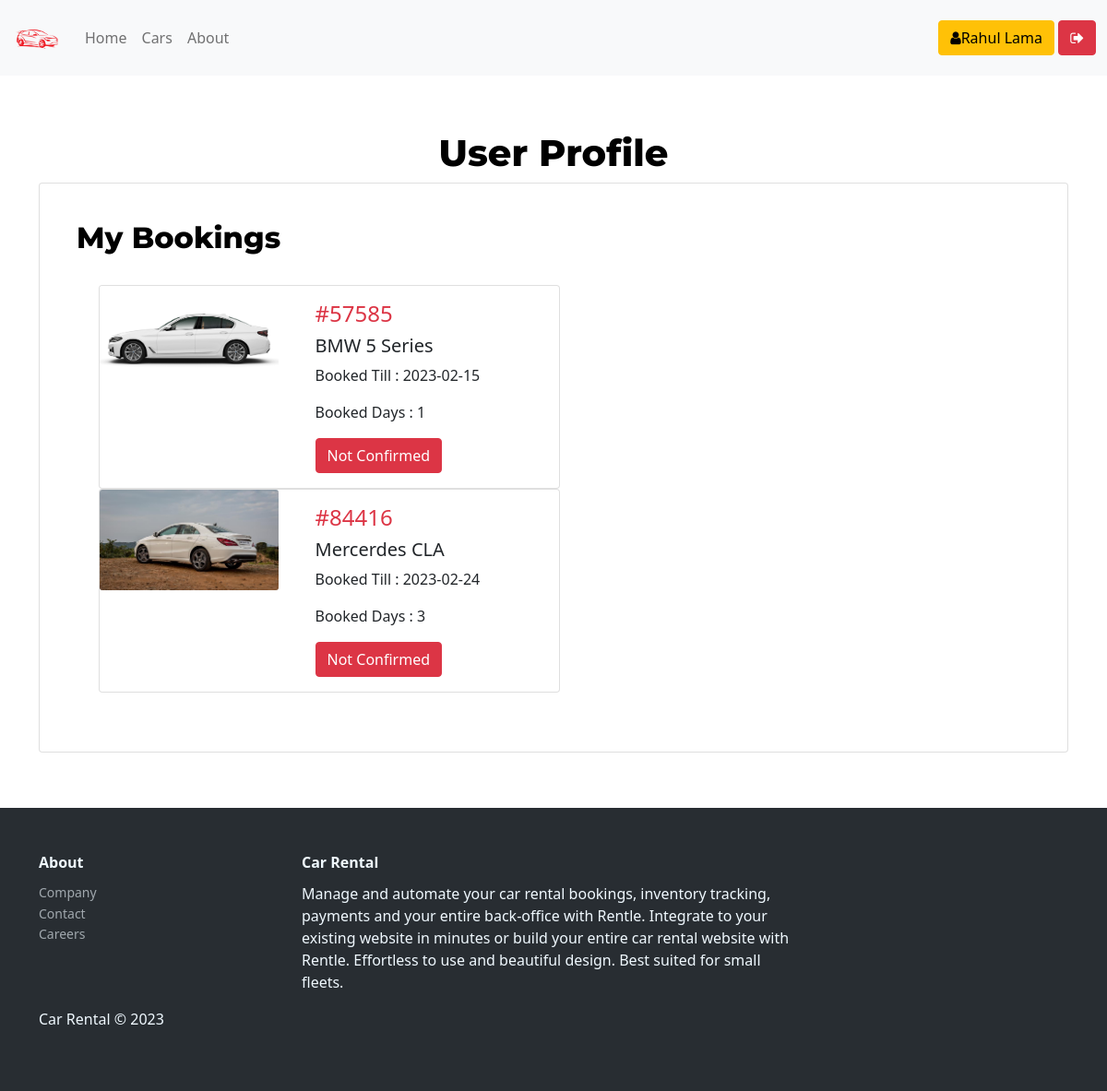
Page /user-bookings.php (signed in) on the committed database.
### tables this page shows
CREATE TABLE `users` (
  `id` int(11) NOT NULL,
  `Name` varchar(60) NOT NULL,
  `Email` varchar(120) NOT NULL,
  `Password` varchar(100) NOT NULL
);

CREATE TABLE `userbookings` (
  `id` int(11) NOT NULL,
  `BookingNumber` int(11) DEFAULT NULL,
  `email` varchar(140) DEFAULT NULL,
  `VehicleID` int(11) DEFAULT NULL,
  `TotalDays` int(11) DEFAULT NULL,
  `BookingDate` varchar(80) DEFAULT NULL,
  `BookingStatus` int(11) DEFAULT NULL
);

CREATE TABLE `cars` (
  `id` int(11) NOT NULL,
  `CarName` varchar(140) DEFAULT NULL,
  `CarOverview` longtext DEFAULT NULL,
  `CarPrice` int(11) DEFAULT NULL,
  `FuelType` varchar(100) DEFAULT NULL,
  `SeatingCapacity` int(11) DEFAULT NULL,
  `Image1` varchar(140) DEFAULT NULL,
  `Image2` varchar(140) DEFAULT NULL,
  `Image3` varchar(140) DEFAULT NULL
);

### user-bookings.php (the view, shortened to what this page needs)
<?php
include('includes/config.php');
?>
<!DOCTYPE HTML>
<html lang="en">
<head>
<link rel="stylesheet" href="utils/css/bootstrap.min.css" type="text/css">
<link rel="stylesheet" href="css/styling.css" type="text/css">
<link href="https://cdnjs.cloudflare.com/ajax/libs/font-awesome/4.7.0/css/font-awesome.min.css" rel="stylesheet">
</head>
<body>
<?php include('header.php');?>
<div class="container">
    <div class="text-center" style="margin-top:60px">
      <h2 class="header-text">User Profile</h2>
    </div>
    <div class="row d-flex justify-content-center">
        <div class="col-md-14">
            <div class="card"  style="padding:40px">
                <h4 class="header-textSm">My Bookings</h4>
                    <div class="product p-4">
                    <?php
                    $useremail=$_SESSION['login'];
                    $sql = "SELECT cars.CarName,cars.Image1,cars.id,cars.CarPrice,userbookings.BookingDate,userbookings.TotalDays,userbookings.BookingStatus,userbookings.BookingNumber  from userbookings join cars on userbookings.VehicleID=cars.id where userbookings.email=:useremail order by userbookings.id desc";
                    $query = $conn -> prepare($sql);
                    $query-> bindParam(':useremail', $useremail, PDO::PARAM_STR);
                    $query->execute();
                    $results=$query->fetchAll(PDO::FETCH_OBJ);
                    if($query->rowCount() > 0)
                    {
                    foreach($results as $result)
                    {  ?>
                    <div class="card" style="width: 500px;">
                    <div class="row no-gutters">
                        <div class="col-sm-5">
                            <img class="card-img" src="img/cars/<?php echo htmlentities($result->Image1);?>">
                        </div>
                        <div class="col-sm-7">
                            <div class="card-body">
                                <h4 class="text-danger">#<?php echo htmlentities($result->BookingNumber);?></h4>
                                <h5 ><?php echo htmlentities($result->CarName);?></h5>
                                <p class="card-text">Booked Till : <?php echo htmlentities($result->BookingDate);?></p>
                                <p class="card-text">Booked Days : <?php echo htmlentities($result->TotalDays);?></p>
                                <?php if($result->BookingStatus==1)
                                { ?>
                                <a href="#" class="btn btn-success">Booked</a>
                                <?php } else {?>
                                <a href="#" class="btn btn-danger">Not Confirmed</a>
                                <?php }?>
                            </div>
                        </div>
                    </div>
                    </div>
                    <?php }}?>
            </div>
        </div>
    </div>
</div>
</div>
<?php include('footer.php');?>
</body>
</html>

### header.php (shortened to what this page needs)
<header>
<nav class="navbar navbar-expand-lg navbar-light bg-light">
    <div class="container-fluid">
        <a href="#" class="navbar-brand">
            <img src="img/logo.png" height="56" alt="Car Rental">
        </a>
        <div class="collapse navbar-collapse" id="navbarCollapse">
            <div class="navbar-nav">
                <a href="index.php" class="nav-item nav-link">Home</a>
                <a href="car-listing.php" class="nav-item nav-link">Cars</a>
                <a href="#" class="nav-item nav-link">About</a>
            </div>
            <div class="navbar-nav ms-auto">
            <?php if(strlen($_SESSION['login'])==0)
	        {
            ?>
            <div>
            <a href="admin/index.php"><button type="button" class="btn btn-danger">Admin</button></a>
            <?php if(strlen($_SESSION['adminlogin'])==0 )
	        {
            ?>
            <a href="login.php"><button type="button" class="btn btn-warning">Login / Register</button></a>
            </div>
            <?php } ?>
            <?php }
            else{ ?>
            <?php
            $email=$_SESSION['login'];
            $sql ="SELECT Name FROM users WHERE email=:email ";
            $query= $conn -> prepare($sql);
            $query-> bindParam(':email', $email, PDO::PARAM_STR);
            $query-> execute();
            $results=$query->fetchAll(PDO::FETCH_OBJ);
            if($query->rowCount() > 0)
            {
                foreach($results as $result)
	            {
            ?>
            <div>
                <a href="user-bookings.php"><button type="button" class="btn btn-warning"> <div class="fa fa-user"> </div><?php echo htmlentities($result->Name);?></button></a>
                <a href="logout.php"><button type="button" class="btn btn-danger"> <div class="fa fa-sign-out"> </div></button></a>
            </div>
            <?php
            }}} ?>
            </div>
        </div>
    </div>
</nav>
</header>

### css/styling.css (style rules this page uses)
.header-text { font-size: 40px; color: black; font-weight: 800; font-family: "Montserrat"; }
.header-textSm { font-size: 32px; color: black; font-weight: 800; font-family: "Montserrat"; }

### rows in the picture
users: Name "Rahul Lama"
userbookings: cars.Image1 (picture), BookingNumber "57585", cars.CarName "BMW 5 Series", BookingDate "2023-02-15", TotalDays "1", BookingStatus "Not Confirmed"
userbookings: cars.Image1 (picture), BookingNumber "84416", cars.CarName "Mercerdes CLA", BookingDate "2023-02-24", TotalDays "3", BookingStatus "Not Confirmed"
